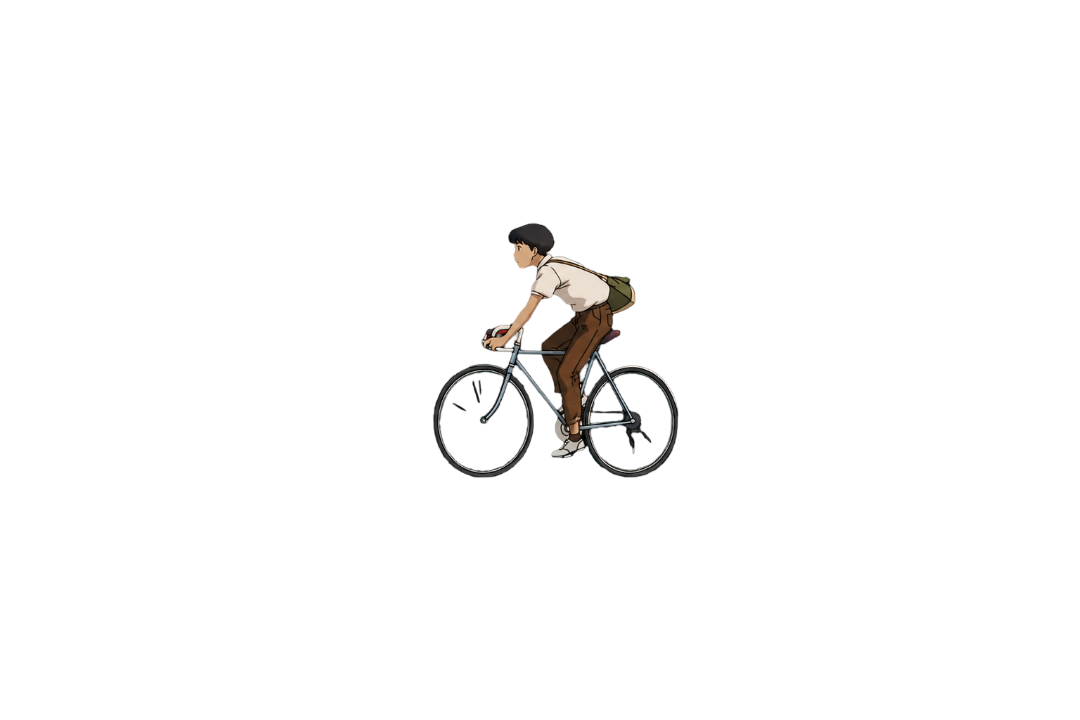
#> input picture assets/b/frame1.png, 1080 x 720 px; its folder holds only this picture in this run
$ python align_frames.py
#> lines starting #> are read from the running program, lines starting #| are printed output that depends on the picture
from PIL import Image
import numpy as np
import glob
import os

# This script perfectly aligns a sequence of animation frames (like a sprite sheet)
# by finding the center of mass of the character's head and locking it to a fixed coordinate.

def get_head_center(img_path):
#> called with img_path = 'assets/b/frame1.png'
    img = Image.open(img_path)
#> img is the input picture: PIL image 1080x720 RGBA; mean R, G, B, A 2.6, 2.3, 2.1, 5.9
    alpha = np.array(img)[:, :, 3]
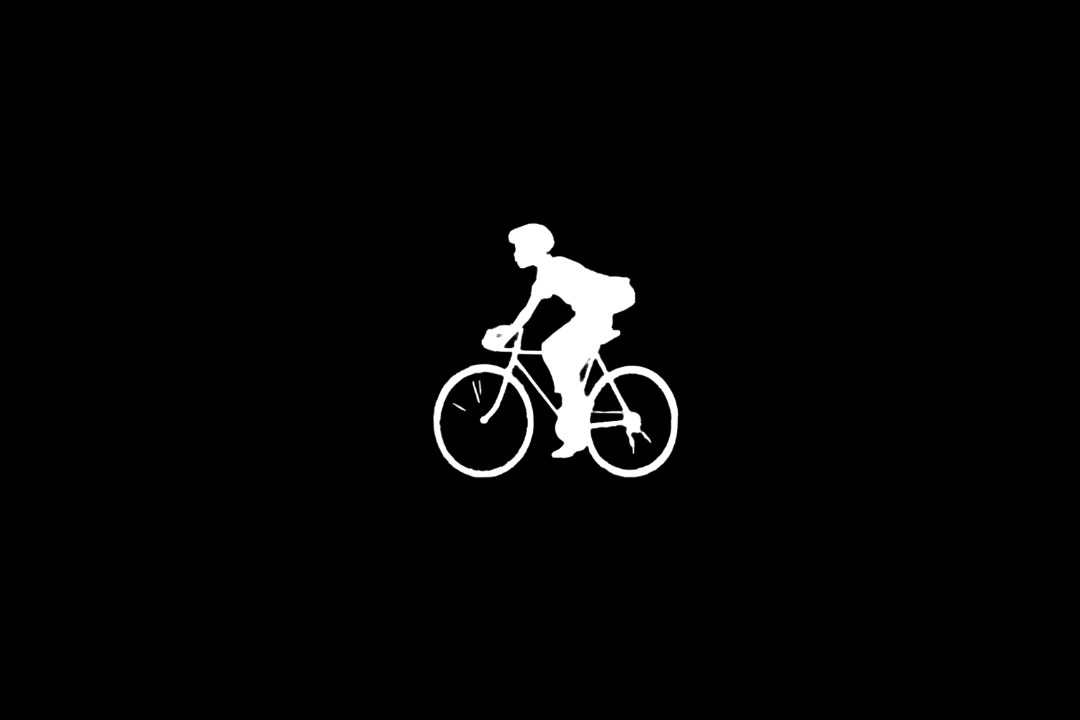
#> alpha: shape (720, 1080); min 0, max 255, mean 5.9

    # Find bounding box of the non-transparent pixels
    y_nonzero, x_nonzero = np.nonzero(alpha)
    if len(y_nonzero) == 0:
        return 540, 360 # default center if empty

    y_min, y_max = np.min(y_nonzero), np.max(y_nonzero)
#> y_min = 222; y_max = 478
    x_min, x_max = np.min(x_nonzero), np.max(x_nonzero)
#> x_min = 383; x_max = 678

    # We only care about the top 20% of the bounding box (the head and shoulders)
    # This prevents moving parts (like legs/pedals) from shifting the center of mass!
    head_y_max = y_min + int((y_max - y_min) * 0.2)
#> head_y_max = 273

    # Get the alpha pixels for just the head area
    head_alpha = alpha[y_min:head_y_max, x_min:x_max]
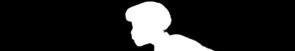
#> head_alpha: shape (51, 295); min 0, max 255, mean 36.3

    # Calculate center of mass of the head
    y_head_nonzero, x_head_nonzero = np.nonzero(head_alpha)
#> y_head_nonzero = 2387 values from 0 to 50; x_head_nonzero = 2387 values, max 218 at index 2386, min 124 at index 426, mean 157.6

    if len(x_head_nonzero) == 0:
        return 540, 360

    # Global x and y center of the head
    cx = x_min + np.mean(x_head_nonzero)
#> cx = 540.6
    cy = y_min + np.mean(y_head_nonzero)
#> cy = 250.5

    return cx, cy, img

def align_frames():
    files = sorted(glob.glob('assets/b/frame*.png'))
    if not files:
        print("No frames found in assets/b/ directory!")
        return

    print(f"Found {len(files)} frames. Aligning...")

    # Calculate the target center (let's put the head at exactly X=540, Y=250)
    target_cx = 540
    target_cy = 250

    for f in files:
        try:
            cx, cy, img = get_head_center(f)
#> cx = 540.6; cy = 250.5

            # Calculate how far off this frame's head is from the target
            dx = int(target_cx - cx)
#> dx = 0
            dy = int(target_cy - cy)
#> dy = 0

            img_data = np.array(img)
            shifted_data = np.zeros_like(img_data)

            shift_y = dy
#> shift_y = 0
            shift_x = dx
#> shift_x = 0

            # Shift the image data mathematically
            if shift_y > 0:
                src_y_start, src_y_end = 0, img_data.shape[0] - shift_y
                dst_y_start, dst_y_end = shift_y, img_data.shape[0]
            else:
                src_y_start, src_y_end = -shift_y, img_data.shape[0]
#> src_y_start = 0; src_y_end = 720
                dst_y_start, dst_y_end = 0, img_data.shape[0] + shift_y
#> dst_y_start = 0; dst_y_end = 720

            if shift_x > 0:
                src_x_start, src_x_end = 0, img_data.shape[1] - shift_x
                dst_x_start, dst_x_end = shift_x, img_data.shape[1]
            else:
                src_x_start, src_x_end = -shift_x, img_data.shape[1]
#> src_x_start = 0; src_x_end = 1080
                dst_x_start, dst_x_end = 0, img_data.shape[1] + shift_x
#> dst_x_start = 0; dst_x_end = 1080

            # Ensure bounds are valid
            src_y_start = max(0, src_y_start)
            src_x_start = max(0, src_x_start)
            dst_y_start = max(0, dst_y_start)
            dst_x_start = max(0, dst_x_start)

            # Calculate actual copy sizes
            copy_h = min(src_y_end - src_y_start, dst_y_end - dst_y_start)
#> copy_h = 720
            copy_w = min(src_x_end - src_x_start, dst_x_end - dst_x_start)
#> copy_w = 1080

            # Paste the shifted image into the new transparent canvas
            shifted_data[dst_y_start:dst_y_start+copy_h, dst_x_start:dst_x_start+copy_w] = \
                img_data[src_y_start:src_y_start+copy_h, src_x_start:src_x_start+copy_w]

            # Overwrite the original frame with the perfectly aligned one
            Image.fromarray(shifted_data).save(f)
            print(f"Aligned {os.path.basename(f)}: shifted by X:{dx}, Y:{dy}")
#| Aligned frame1.png: shifted by X:0, Y:0

        except Exception as e:
            print(f"Error on {f}: {e}")

    print("Head alignment complete! All frames are perfectly synchronized.")

if __name__ == "__main__":
    align_frames()
